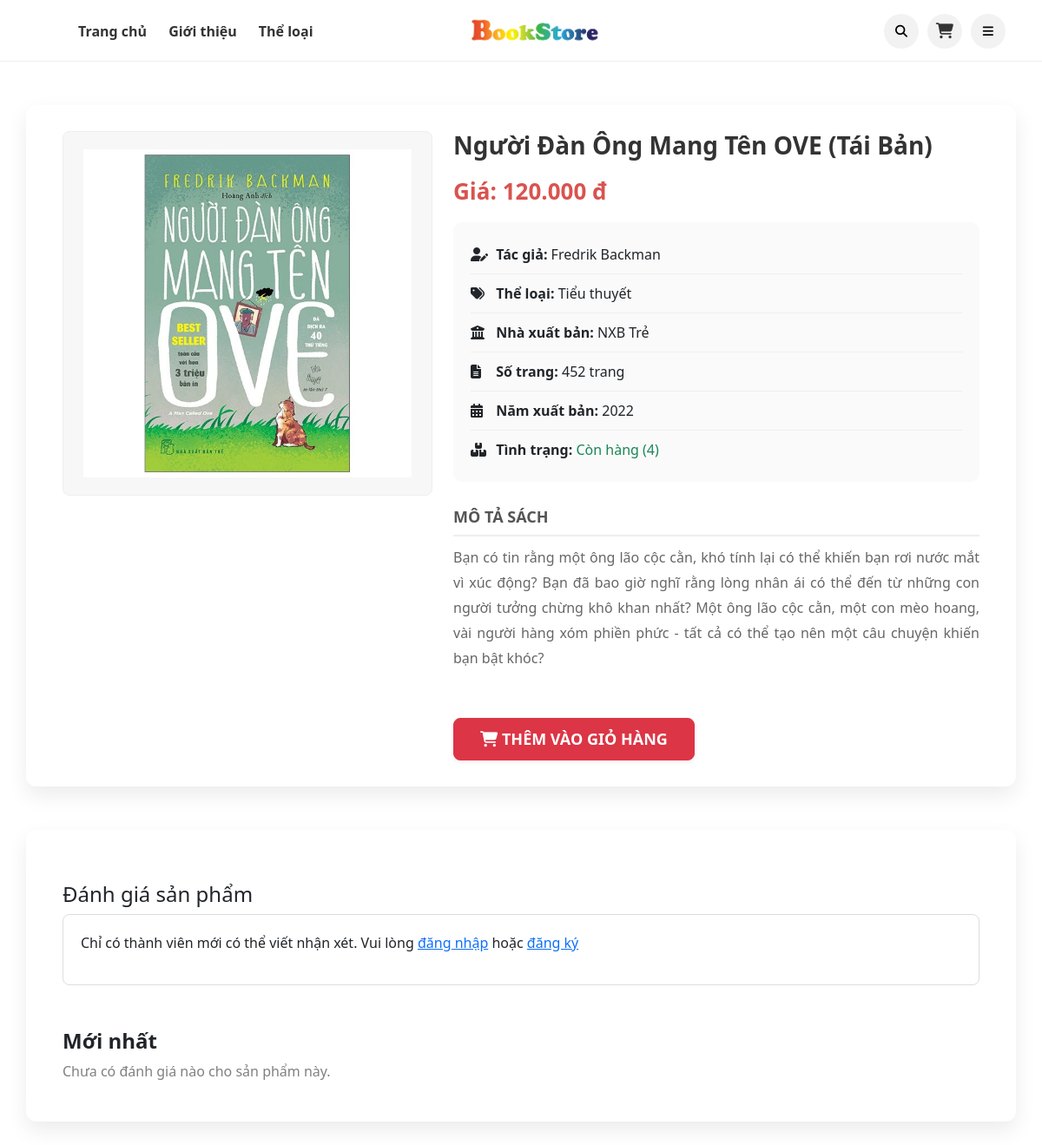
The app's page /singleproduct.php?id=3 with its own data.
### tables this page shows
CREATE TABLE `sach` (
  `IDSach` int(11) NOT NULL,
  `TenSach` varchar(200) NOT NULL,
  `IDTheLoai` int(11) NOT NULL,
  `IDNXB` int(11) NOT NULL,
  `IDTacGia` int(11) NOT NULL,
  `GiaBan` decimal(12,2) NOT NULL,
  `SoLuong` int(11) NOT NULL,
  `MoTa` text DEFAULT NULL,
  `HinhAnh` varchar(255) DEFAULT NULL,
  `SoTrang` int(11) DEFAULT NULL,
  `NamXB` int(11) DEFAULT NULL,
  `NgayNhap` datetime DEFAULT current_timestamp()
);

CREATE TABLE `tacgia` (
  `IDTacGia` int(11) NOT NULL,
  `TenTacGia` varchar(150) NOT NULL,
  `TieuSu` text DEFAULT NULL
);

CREATE TABLE `theloai` (
  `IDTheLoai` int(11) NOT NULL,
  `TenTheLoai` varchar(100) NOT NULL,
  `IDDanhMuc` int(11) NOT NULL
);

CREATE TABLE `nhaxuatban` (
  `IDNXB` int(11) NOT NULL,
  `TenNXB` varchar(150) NOT NULL,
  `DiaChi` varchar(255) DEFAULT NULL,
  `DienThoai` varchar(15) DEFAULT NULL
);

### singleproduct.php (the view, shortened to what this page needs)
<!DOCTYPE html>
<html lang="vi">
<head>
    <link rel="stylesheet" href="css/bootstrap.min.css">
    <link rel="stylesheet" href="css/style.css">
    <link rel="stylesheet" href="css/singleproduct.css">
    <link href="https://cdn.jsdelivr.net/npm/bootstrap@5.3.8/dist/css/bootstrap.min.css" rel="stylesheet">
    <link rel="stylesheet" href="https://cdnjs.cloudflare.com/ajax/libs/font-awesome/6.5.2/css/all.min.css">
</head>
<body>
    <?php
        include("config.php");
        include("modules/header.php");
        mysqli_set_charset($connect, "utf8");
        if (isset($_GET["id"])) {
            $idsach = $_GET["id"];
        } else {
            header("location:index.php");
            exit();
        }
        $sql_sach = "
            SELECT sach.*,
                   tacgia.TenTacGia,
                   theloai.TenTheLoai,
                   nhaxuatban.TenNXB
            FROM sach
            LEFT JOIN tacgia ON sach.IDTacGia = tacgia.IDTacGia
            LEFT JOIN theloai ON sach.IDTheLoai = theloai.IDTheLoai
            LEFT JOIN nhaxuatban ON sach.IDNXB = nhaxuatban.IDNXB
            WHERE sach.IDSach = '$idsach'
        ";
        $load_sach = mysqli_query($connect, $sql_sach);
    ?>
    <div class="container single-product" style="margin-top: 50px; margin-bottom: 50px;">
        <?php
        if (mysqli_num_rows($load_sach) > 0) {
            while ($row = mysqli_fetch_array($load_sach)) {
        ?>
                <div class="row">
                    <div class="col-md-5">
                        <img class="product-img img-fluid"
                             src="/THAYTRINH/image/sach/<?php echo $row['HinhAnh']; ?>"
                             alt="<?php echo $row['TenSach']; ?>"
                             style="width: 100%; border: 1px solid #eee; border-radius: 8px;">
                    </div>
                    <div class="col-md-7 product-description">
                        <h2 style="font-weight: bold; color: #333;">
                            <?php echo $row['TenSach']; ?>
                        </h2>
                        <h3 style="color: #d9534f; margin: 20px 0;">
                            Giá: <?php echo number_format($row['GiaBan'], 0, ",", "."); ?> đ
                        </h3>
                        <ul class="list-unstyled info-book" style="line-height: 2; font-size: 16px;">
                            <li><i class="fa-solid fa-user-pen" style="width: 25px;"></i> <b>Tác giả:</b> <?php echo $row['TenTacGia']; ?></li>
                            <li><i class="fa-solid fa-tags" style="width: 25px;"></i> <b>Thể loại:</b> <?php echo $row['TenTheLoai']; ?></li>
                            <li><i class="fa-solid fa-building-columns" style="width: 25px;"></i> <b>Nhà xuất bản:</b> <?php echo $row['TenNXB']; ?></li>
                            <li><i class="fa-solid fa-file-lines" style="width: 25px;"></i> <b>Số trang:</b> <?php echo $row['SoTrang']; ?> trang</li>
                            <li><i class="fa-solid fa-calendar-days" style="width: 25px;"></i> <b>Năm xuất bản:</b> <?php echo $row['NamXB']; ?></li>
                            <li><i class="fa-solid fa-boxes-stacked" style="width: 25px;"></i> <b>Tình trạng:</b>
                                <?php echo ($row['SoLuong'] > 0) ? '<span class="text-success">Còn hàng ('.$row['SoLuong'].')</span>' : '<span class="text-danger">Hết hàng</span>'; ?>
                            </li>
                        </ul>
                        <div style="margin-top: 30px;">
                            <h5 style="border-bottom: 2px solid #eee; padding-bottom: 10px; font-weight: bold; color: #555;">
                                MÔ TẢ SÁCH
                            </h5>
                            <p style="line-height: 1.8; color: #666; text-align: justify;">
                                <?php echo nl2br($row['MoTa']); ?>
                            </p>
                        </div>
                        <div style="margin-top: 30px;">
                            <button
                                    class="btn btn-danger btn-lg shadow-sm add-cart"
                                    data-id="<?php echo $row['IDSach']; ?>"
                                    style="padding: 10px 30px; font-weight: bold;"
                                >
                                    <i class="fa-solid fa-cart-shopping"></i> THÊM VÀO GIỎ HÀNG
                                </button>
                        </div>
                    </div>
                </div>
        <?php
            }
        } else {
            echo "<div class='alert alert-warning text-center'>Rất tiếc, không tìm thấy thông tin cuốn sách này!</div>";
        }
        ?>
    </div>
    <div class="container single-product" style="margin-top: 50px; margin-bottom: 50px;">
        <div class="row">
            <?php include("modules/review.php"); ?>
        </div>
    </div>
</body>
</html>

### css/style.css (style rules this page uses)
* { margin:0; padding:0; box-sizing:border-box; }
.container { width:1200px; margin:auto; }
.btn { display:block; text-align:center; padding:12px 15px; border-radius:6px; text-decoration:none; color:#333; font-weight:600; background:white; border:1px solid #ddd; transition:0.3s; }

### css/singleproduct.css (style rules this page uses)
.single-product { margin-top:60px; }
.single-product .row { background:#fff; padding:30px; border-radius:12px; box-shadow:0 10px 25px rgba(0,0,0,0.08); }
.product-img { width:100%; max-height:420px; object-fit:contain; background:#f7f7f7; padding:20px; border-radius:10px; transition:0.3s; }
.product-description h2 { font-size:28px; font-weight:700; margin-bottom:10px; }
.product-description h3 { color:#e53935; font-size:26px; font-weight:bold; }
.product-description ul { background:#fafafa; border-radius:10px; padding:15px 20px; margin-top:20px; }
.product-description ul li { padding:6px 0; font-size:16px; }
.product-description h5 { font-size:18px; font-weight:600; margin-top:30px; margin-bottom:10px; }
.product-description p { line-height:1.8; color:#555; }
.product-description button { margin-top:25px; padding:12px 35px; font-size:18px; border-radius:8px; transition:0.3s; }
.info-book { background:#f9f9f9; padding:18px; border-radius:8px; line-height:2; }
.info-book li { border-bottom:1px solid #eee; padding:6px 0; }
.info-book li:last-child { border:none; }

### records on screen
sach: HinhAnh (picture), TenSach "Người Đàn Ông Mang Tên OVE (Tái Bản)", GiaBan "120.000", IDTacGia.TenTacGia "Fredrik Backman", IDTheLoai.TenTheLoai "Tiểu thuyết", IDNXB.TenNXB "NXB Trẻ", SoTrang "452", NamXB "2022", SoLuong "4", MoTa "Bạn có tin rằng một ông lão cộc cằn, khó tính lại có thể khiến bạn rơi nước mắt vì xúc động? Bạn đã bao giờ nghĩ rằng lòng nhân ái có thể đến từ những con người tưởng chừng khô khan nhất? Một ông lão cộc cằn, một con mèo hoang, vài người hàng xóm phiền phức - tất cả có thể tạo nên một câu chuyện khiến bạn bật khóc?"
